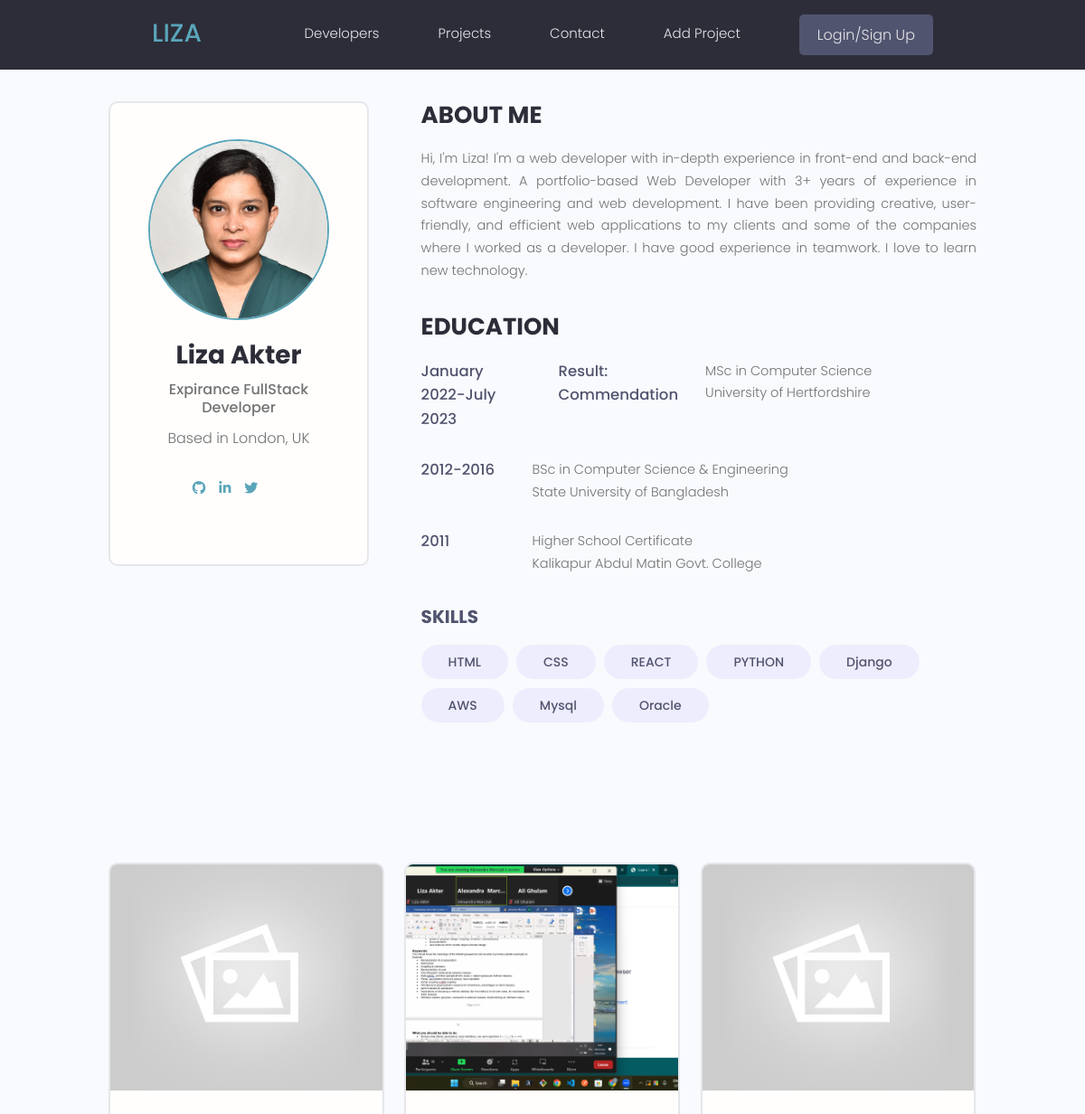
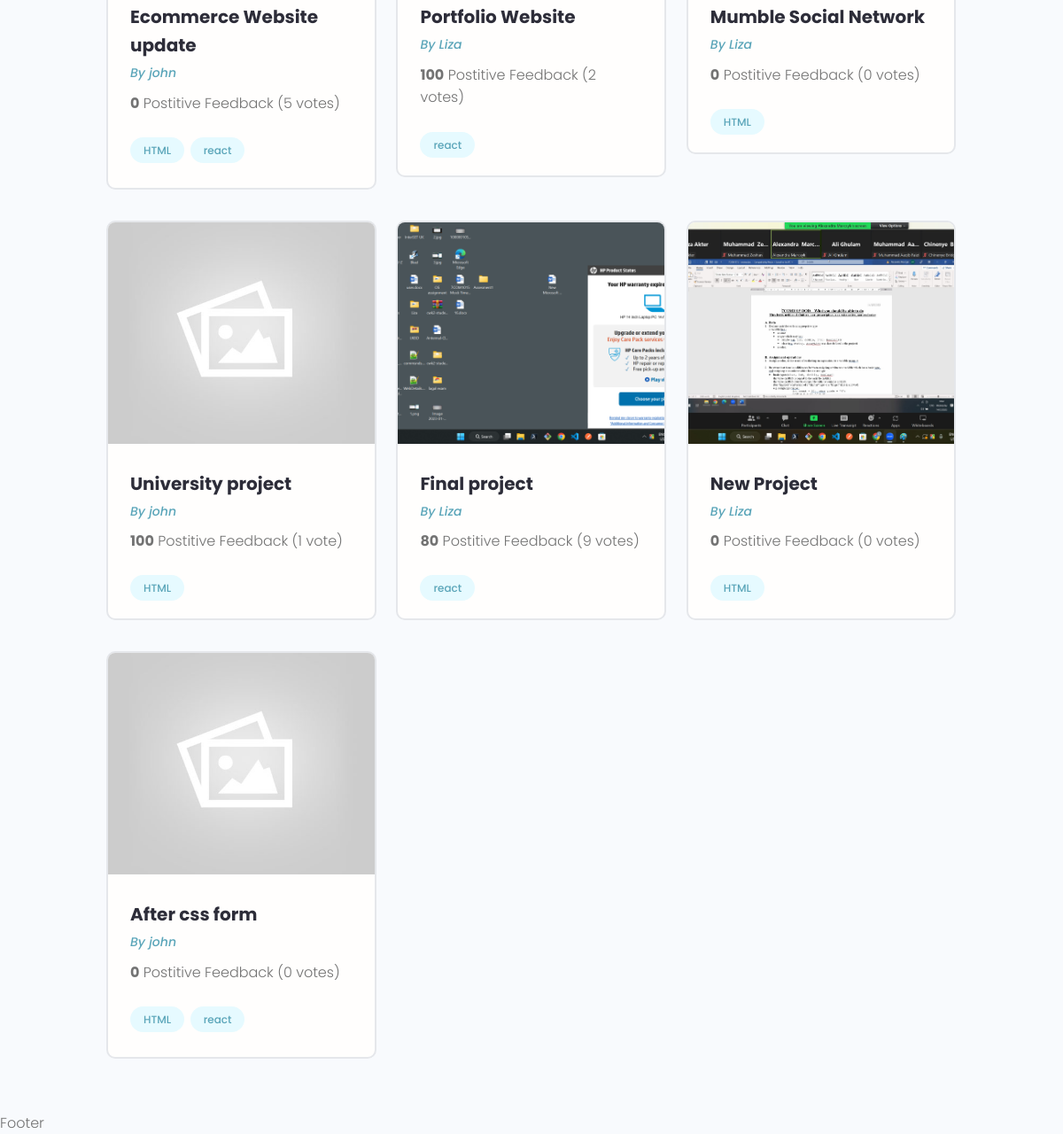
The page / on the database its author committed (2 pictures, top to bottom).
### projects/models.py (models this page shows, shortened)
class Project(models.Model):
    owner=models.ForeignKey(profile, null=True, blank=True, on_delete=models.SET_NULL)
    title=models.CharField(max_length=200)
    description=models.TextField(null=True, blank=True)
    feature_image=models.ImageField(null=True, blank=True, default='default.jpg')
    demo_link=models.CharField(max_length=2000,null=True, blank=True)
    source_link=models.CharField(max_length=2000,null=True, blank=True)
    tags =models.ManyToManyField('tag', blank=True)
    total_vote=models.IntegerField(default=0, null=True, blank=True)
    vote_ratio=models.IntegerField(default=0, null=True, blank=True)
    created=models.DateTimeField(auto_now=True)
    id=models.UUIDField(default=uuid.uuid4, primary_key=True, unique=True, editable=False)

class Tag(models.Model):
    name= models.CharField(max_length=200)
    created=models.DateTimeField(auto_now=True)
    id=models.UUIDField(default=uuid.uuid4, primary_key=True, unique=True, editable=False)
    def __str__(self):
        return self.name

### users/models.py (models this page shows)
class profile(models.Model):
    user=models.OneToOneField(User, on_delete=models.CASCADE, null=True, blank=True)
    name=models.CharField(max_length=200, null=True, blank=True)
    email=models.EmailField(max_length=500, null=True, blank=True)
    username=models.CharField(max_length=200, null=True, blank=True)
    location=models.CharField(max_length=200, null=True, blank=True)
    short_intro=models.CharField(max_length=200, null=True, blank=True)
    bio=models.TextField(null=True,blank=True)
    profile_image=models.ImageField(null=True, blank=True, upload_to='profile/', default='profile/user-default.png')
    social_twitter=models.CharField(max_length=200, null=True, blank=True)
    social_linkedin=models.CharField(max_length=200, null=True, blank=True)
    social_github=models.CharField(max_length=200, null=True, blank=True)
    social_website=models.CharField(max_length=200, null=True, blank=True)
    created=models.DateTimeField(auto_now_add=True)
    id=models.UUIDField(default=uuid.uuid4, unique=True, primary_key=True, editable=False)
    def __str__(self):
        return str(self.username)

### home/views.py (the view)
# urls.py: 2. Add a URL to urlpatterns:  path('', Home.as_view(), name='home')
def Home(request):
    projects=Project.objects.all()
    return render(request,'home/home.html',{'projects': projects})

### home/templates/home/home.html (shortened to what this page needs)
{% extends 'main.html' %}
{% block content %}
{% load static %}
<main class="profile my-md">
    <div class="container">
      <div class="layout">
        <div class="column column--1of3">
          <div class="card text-center">
            <div class="card__body dev">
              <img class="avatar avatar--xl" src="{% static 'images/profile/liza.JPG' %}" />
              <h2 class="dev__name">Liza Akter</h2>
              <p class="dev__title">Expirance FullStack Developer</p>
              <p class="dev__location">Based in London, UK</p>
              <ul class="dev__social">
                <li>
                  <a title="Github" href="https://github.com/Poushe" target="_blank"><i class="fa-brands fa-github"></i></a>
                </li>
                <li>
                  <a title="LinkedIn" href="https://www.linkedin.com/in/poushe/" target="_blank"><i class="fa-brands fa-linkedin-in"></i></a>
                </li>
                <li>
                  <a title="Twitter" href="#" target="_blank"><i class="fa-brands fa-twitter"></i></a>
                </li>
              </ul>
            </div>
          </div>
        </div>
        <div class="column column--2of3">
          <div class="devInfo">
            <h3 class="devInfo__title">About Me</h3>
            <p class="devInfo__about">
              Hi, I'm Liza! I'm a web developer with in-depth experience in front-end and back-end development. A portfolio-based Web Developer with 3+ years of experience in software engineering and web development. I have been providing creative, user-friendly, and efficient web applications to my clients and some of the companies where I worked as a developer. I have good experience in teamwork. I love to learn new technology.
            </p>
          </div>
          <div class="devInfo">
            <h3 class="devInfo__title">Education</h3>
            <div class="devInfo__skills">
              <div class="devSkill">
                <h4 class="devSkill__title">January 2022-July 2023</h4>
                <h4 class="devSkill__title">Result: Commendation</h4>
                <p class="devSkill__info">
                  MSc in Computer Science
                  <br>
                  University of Hertfordshire
                </p>
              </div>
              <div class="devSkill">
                <h4 class="devSkill__title">2012-2016</h4>
                <p class="devSkill__info">
                  BSc in Computer Science & Engineering
                  <br>
                  State University of Bangladesh
                </p>
              </div>
              <div class="devSkill">
                <h4 class="devSkill__title">2011</h4>
                <p class="devSkill__info">
                  Higher School Certificate
                  <br>
                  Kalikapur Abdul Matin Govt. College
                </p>
              </div>
              <h3 class="devInfo__subtitle">Skills</h3>
              <div class="devInfo__otherSkills">
                <span class="tag tag--pill tag--sub tag--lg">
                  <small>HTML</small>
                </span>
                <span class="tag tag--pill tag--sub tag--lg">
                  <small>CSS</small>
                </span>
                <span class="tag tag--pill tag--sub tag--lg">
                  <small>REACT</small>
                </span>
                <span class="tag tag--pill tag--sub tag--lg">
                  <small>PYTHON</small>
                </span>
                <span class="tag tag--pill tag--sub tag--lg">
                  <small>Django</small>
                </span>
                <span class="tag tag--pill tag--sub tag--lg">
                  <small>AWS</small>
                </span>
                <span class="tag tag--pill tag--sub tag--lg">
                  <small>Mysql</small>
                </span>
                <span class="tag tag--pill tag--sub tag--lg">
                  <small>Oracle</small>
                </span>
              </div>
            </div>
          </div>
        </div>
      </div>
    </div>
      <section class="projectsList">
        <div class="container">
          <div class="grid grid--three">
          {% for project in projects %}
            <div class="column">
              <div class="card project">
                <a href="{% url 'project' project.id %}" class="project">
                  <img class="project__thumbnail" src="{{project.feature_image.url}}" alt="project thumbnail" />
                  <div class="card__body">
                    <h3 class="project__title">{{project.title}}</h3>
                    <p><a class="project__author" href="#">By {{project.owner}}</a></p>
                    <p class="project--rating">
                      <span style="font-weight: bold;">{{project.vote_ratio}}</span> Postitive
                      Feedback ({{project.total_vote}} vote{{project.total_vote|pluralize:"s"}})
                    </p>
                    <div class="project__tags">
                      {% for j in project.tags.all %}
                      <span class="tag tag--pill tag--main">
                      <small>{{j}}</small>
                      </span>
                      {% endfor %}
                    </div>
                  </div>
                </a>
              </div>
            </div>
            {%endfor%}
          </div>
        </div>
      </section>
  </main>
{% endblock content %}

### static/style/app.css (style rules this page uses)
:root { --color-sub: #2d2d39; }
.card { border: 2px solid var(--color-light); }
img { width: 100%; }
.profile .card > .dev { padding: 4rem; }
.dev__name { color: var(--color-sub); font-size: 2.8rem; font-weight: 700; margin-top: 1rem; margin-bottom: 0.5rem; }
.dev__title { font-size: 1.6rem; font-weight: 500; line-height: 1.3; }
.dev__location { margin-top: 1rem; }
.dev__social { margin: 3rem 0; list-style: none; display: flex; justify-content: center; gap: 1.5rem; }
.devInfo { margin-bottom: 3rem; }
.devInfo__title, .devInfo__subtitle { font-size: 2.6rem; color: var(--color-sub); text-transform: uppercase; font-weight: 700; margin-bottom: 1.5rem; }
.devInfo__subtitle { font-size: 2rem; color: var(--color-sub-light); }
.devInfo__about, .devSkill__info { font-size: 1.45rem; line-height: 1.7; text-align: justify; }
.devSkill { margin-bottom: 3rem; }
.devSkill__title { font-size: 1.65rem; font-weight: 500; color: var(--color-sub-light); }
@media screen and (min-width: 700px) { .devSkill { display: flex; justify-content: space-between; gap: 3rem; } }
@media screen and (min-width: 700px) { .devSkill__info { flex-basis: 80%; } }
.project__author { font-size: 1.4rem; font-style: italic; }
.project--rating { margin-bottom: 1.6em; margin-top: .5em; }
.projectsList { margin-top: 8rem; }
.project__thumbnail { height: 25rem; object-fit: cover; object-position: top center; }
.project__title { font-size: 2rem; font-weight: 700; color: var(--color-sub); }

### static/uikit/styles/modules/_variables.css (style rules this page uses)
:root { --color-main: #5aa5b9; --color-main-light: #e6faff; --color-sub: #3f4156; --color-sub-light: #51546e; --color-sub-lighter: #ededfd; --color-text: #737373; --color-gray: #8b8b8b; --color-light: #e5e7eb; --color-light-gray: #767676; --color-bg: #f8fafd; --color-white: #fffefd; --color-white-light: #f3f3f3; --color-success: #359e64; --color-success-bg: #def8e8; --color-error: #fc4b0b; --color-error-bg: #fff2ee; --font-base: 'Poppins', arial, helvetica, 'Segoe UI', roboto, ubuntu, sans-serif; --font-monospace: 'Fira Code', 'Courier New', courier, monospace; --font-regular: 300; --font-medium: 500; --font-bold: 700; --generic-shadow: 1px 1px 5px #00000010; --generic-transition: all 0.3s ease-in-out; }

### static/uikit/styles/modules/_base.css (style rules this page uses)
* { margin: 0; padding: 0; box-sizing: border-box; text-rendering: optimizeLegibility; color: inherit; font-size: inherit; }
html { font-size: 50%; }
@media only screen and (min-width: 480px) { html { font-size: 56.25%; } }
@media only screen and (min-width: 1200px) { html { font-size: 62.5%; } }
body { line-height: 1.6; font-weight: 400; font-size: 1.5rem; color: var(--color-text); background-color: var(--color-bg); min-height: 100vh; }

### static/uikit/styles/modules/_typography.css (style rules this page uses)
* { font-family: var(--font-base); }
h2 { font-size: 3.6rem; font-weight: var(--font-bold); }
h3 { font-size: 3.2rem; font-weight: var(--font-medium); }
h4 { font-size: 2.8rem; font-weight: var(--font-medium); }
p, span, strong { font-size: 1.6rem; color: var(--color-text); font-weight: var(--font-regular); }
a { padding-bottom: 2px; text-decoration: none; display: inline-block; color: var(--color-main); font-weight: var(--font-medium); }

### static/uikit/styles/modules/_utilities.css (style rules this page uses)
.container { width: 92%; max-width: 165rem; margin: 0 auto; box-sizing: border-box; }
@media screen and (min-width: 1000px) { .container { width: 90%; } }
@media screen and (min-width: 1200px) { .container { width: 80%; } }
.text-center { text-align: center; }
.my-md { margin: 3rem auto; }

### static/uikit/styles/modules/_avatar.css (style rules this page uses)
.avatar { border-radius: 50%; border: 2px solid var(--color-main); object-fit: cover; }
.avatar--xl { height: 20rem; width: 20rem; }

### static/uikit/styles/modules/_card.css (style rules this page uses)
.card { border-radius: 1rem; background-color: var(--color-white); border: 1.5px solid var(--color-light); width: auto; height: auto; margin-top: 0.5rem; margin-bottom: 0.5rem; overflow: hidden; }
.card__body, .card__header { padding: 2rem 2.5rem; }

### static/uikit/styles/modules/_grid.css (style rules this page uses)
.grid { display: flex; flex-wrap: wrap; justify-content: flex-start; align-items: stretch; }
.grid > .column { min-width: 28rem; margin-bottom: 2.5rem; }
.grid--three > .column { flex-basis: 100%; }
@media screen and (min-width: 800px) { .grid--three { margin-right: -2%; } }
@media screen and (min-width: 800px) { .grid--three > .column { margin-right: 2%; } }
@media screen and (min-width: 800px) { .grid--three > .column { flex-basis: 48%; } }
@media screen and (min-width: 1200px) { .grid--three { margin-right: -2.33%; } }
@media screen and (min-width: 1200px) { .grid--three > .column { margin-right: 2.33%; } }
@media screen and (min-width: 1200px) { .grid--three > .column { flex-basis: 31%; } }

### rows shown on the page
Project: feature_image (placeholder picture), title "Ecommerce Website update", owner "john", vote_ratio "0", total_vote "5"
Tag: name "HTML"
Tag: name "react"
Project: feature_image (picture), title "Portfolio Website", owner "Liza", vote_ratio "100", total_vote "2"
Project: feature_image (placeholder picture), title "Mumble Social Network", owner "Liza", vote_ratio "0", total_vote "0"
Project: feature_image (placeholder picture), title "University project", owner "john", vote_ratio "100", total_vote "1"
Project: feature_image (picture), title "Final project", owner "Liza", vote_ratio "80", total_vote "9"
Project: feature_image (picture), title "New Project", owner "Liza", vote_ratio "0", total_vote "0"
Project: feature_image (placeholder picture), title "After css form", owner "john", vote_ratio "0", total_vote "0"
